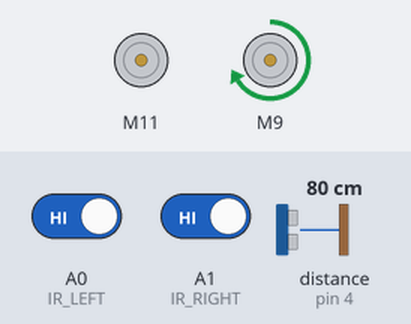
This sketch was run on a simulated Arduino Uno, built with avr-gcc and run on an emulated ATmega328P. On the bench: 2 × DC motor (green arrow = forward, orange = backward, longer = faster). Wiring (inferred from the names in the program): ultrasonic range finder: trigger pin 5; echo pin 4. Inputs (shaded band) come from the test bench; at power-on: distance to the obstacle (sensor on pin 4) 80 cm, A0 (IR_LEFT) HIGH, A1 (IR_RIGHT) HIGH. The echo pulse lasts 58.3 µs per cm.

Above: at 1.2 s.
1.3 s: distance to the obstacle (sensor on pin 4) set to 12 cm
2.8 s: distance to the obstacle (sensor on pin 4) set to 9 cm
At 3.4 s:
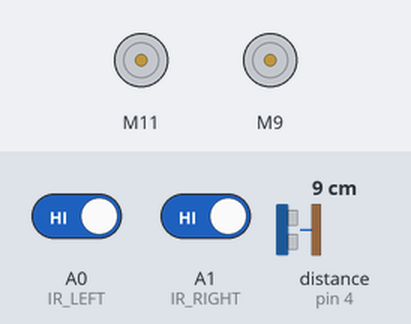
4.3 s: distance to the obstacle (sensor on pin 4) set to 18 cm
At 5.5 s:
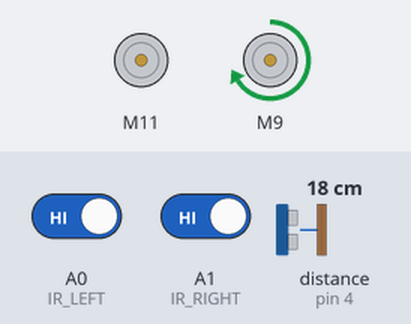
5.8 s: A0 (IR_LEFT) driven LOW
At 6.8 s:
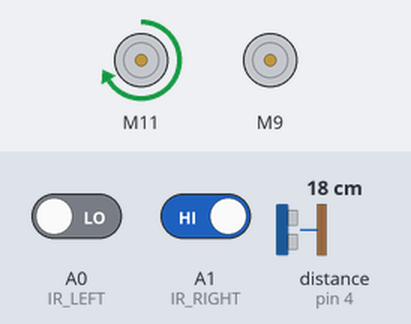
7.3 s: A0 (IR_LEFT) driven HIGH
At 8.0 s:
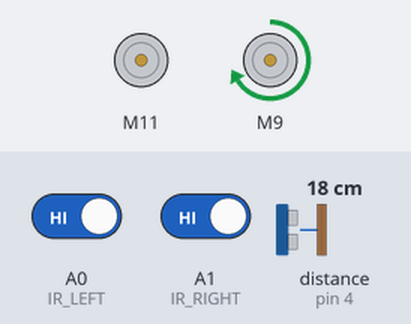
Timing chart, 0 to 9.8 s (numbered marks = the images above; inputs shaded):
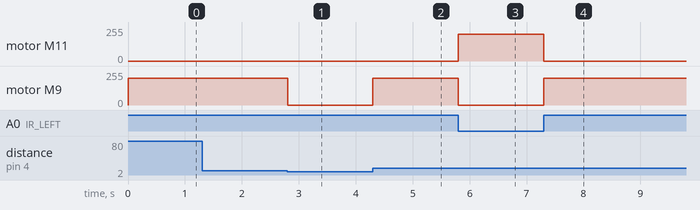

The sketch:

RAC2023_PikaBot.ino
```cpp
#include "CytronMotorDriver.h"
CytronMD motorLeft  (PWM_PWM, 11, 10);
CytronMD motorRight (PWM_PWM, 9, 3);
#define IR_LEFT   A0
#define IR_RIGHT  A1
#define TRIGPIN   5
#define ECHOPIN   4

//Declare variable
long duration;
long distance;

void robotStop() {
  motorLeft.setSpeed(0);
  motorRight.setSpeed(0);
}
void robotMove(int speedLeft, int speedRight) {
  motorLeft.setSpeed(speedLeft);
  motorRight.setSpeed(speedRight);
}
void readUltrasonic(){
  digitalWrite(TRIGPIN, LOW);
  delayMicroseconds(2);
  digitalWrite(TRIGPIN, HIGH);
  delayMicroseconds(10);
  digitalWrite(TRIGPIN, LOW);
  duration = pulseIn(ECHOPIN, HIGH);
  distance = duration * 0.017;
}

void setup() {
  pinMode(IR_LEFT,  INPUT);
  pinMode(IR_RIGHT, INPUT);
  pinMode(TRIGPIN,  OUTPUT);
  pinMode(ECHOPIN,  INPUT);
}

void loop(){
  readUltrasonic();

  if(distance < 10) {
    robotStop();
  }
  if(distance >=10) {
    if (digitalRead(IR_LEFT)==LOW && digitalRead(IR_RIGHT)==LOW) {
      robotMove(200, 200);  //Robot moves forward
    }
    else if (digitalRead(IR_LEFT)==HIGH) {
      robotMove(0, 200);      //Robot turns left
    }
    else if (digitalRead(IR_RIGHT)==HIGH) {
      robotMove(200, 0);      //Robot turns right
    }
  }
}
```

Measured:
- the behaviour switches between 11 and 10 cm on distance to the obstacle (sensor on pin 4) (found by bisection; images 0 and 1)
- after the input at 1.3 s, every drawn part: stays the same
- after the input at 2.8 s, motor M9: forward 200/255 → stopped at once
- after the input at 4.3 s, motor M9: stopped → forward 200/255 at once
- after the input at 5.8 s, motor M11: stopped → forward 200/255 at once; motor M9: forward 200/255 → stopped at once
- after the input at 7.3 s, motor M11: forward 200/255 → stopped at once; motor M9: stopped → forward 200/255 at once
